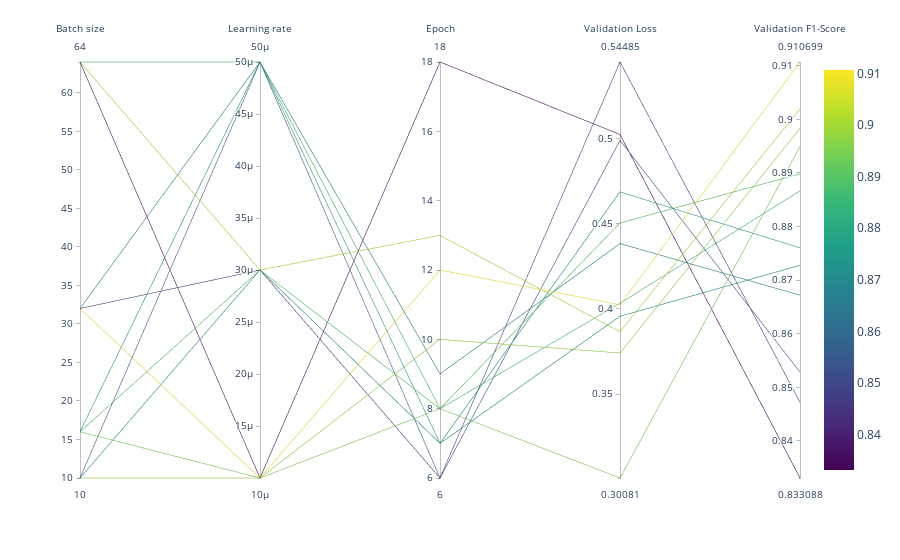

Write notebook code for a chart like this one.
### Code cell
get_parallel_cords(luke_file,"luke_hyperparameter_sweep_parallel_coordinates_plot.jpg")

### Figure 1 — Plotly figure (JSON) as saved in the notebook; plotly's stock layout.template omitted (floating-point values rounded to 4 significant figures)
{"data": [{"dimensions": [{"label": "Batch size", "values": [64, 64, 64, 32, 32, 32, 16, 16, 16, 10, 10, 10]}, {"label": "Learning rate", "values": [5e-05, 3e-05, 1e-05, 5e-05, 3e-05, 1e-05, 5e-05, 3e-05, 1e-05, 5e-05, 3e-05, 1e-05]}, {"label": "Epoch", "values": [8, 13, 18, 9, 6, 12, 7, 8, 8, 6, 7, 10]}, {"label": "Validation Loss", "values": [0.4033, 0.3866, 0.5023, 0.4383, 0.5448, 0.4024, 0.4687, 0.4504, 0.3008, 0.4989, 0.3957, 0.3741]}, {"label": "Validation F1-Score", "values": [0.8867, 0.9019, 0.8331, 0.8672, 0.8472, 0.9107, 0.876, 0.8898, 0.8949, 0.8528, 0.8728, 0.8983]}], "domain": {"x": [0, 1], "y": [0, 1]}, "line": {"color": [0.8867, 0.9019, 0.8331, 0.8672, 0.8472, 0.9107, 0.876, 0.8898, 0.8949, 0.8528, 0.8728, 0.8983], "coloraxis": "coloraxis"}, "name": "", "type": "parcoords"}], "layout": {"coloraxis": {"colorbar": {"title": {"text": ""}}, "colorscale": [[0, "#440154"], [0.1111, "#482878"], [0.2222, "#3e4989"], [0.3333, "#31688e"], [0.4444, "#26828e"], [0.5556, "#1f9e89"], [0.6667, "#35b779"], [0.7778, "#6ece58"], [0.8889, "#b5de2b"], [1, "#fde725"]]}, "legend": {"tracegroupgap": 0}, "margin": {"t": 60}}}
